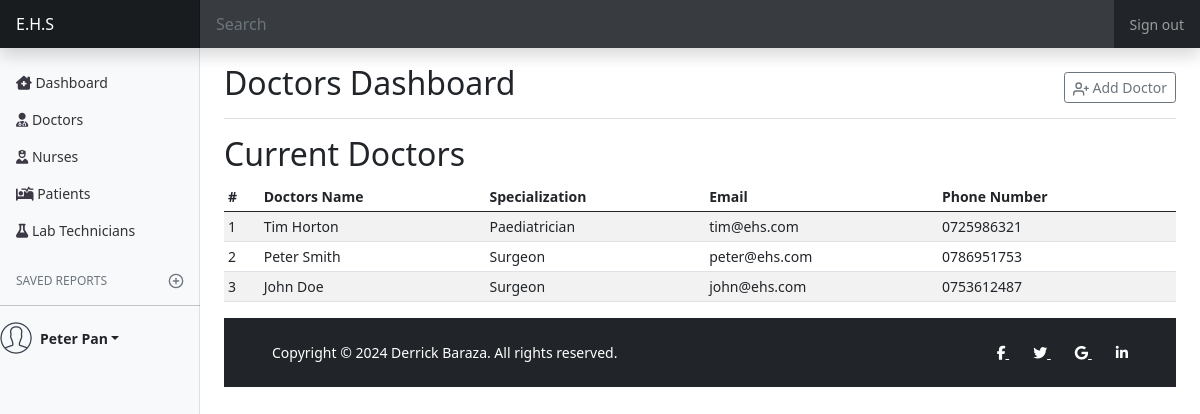
Screenshot of /admindashboard/doctors/index.php (signed in) with the database file from the repository.
### tables this page shows
CREATE TABLE IF NOT EXISTS `doctors` (
  `docID` int(11) NOT NULL AUTO_INCREMENT,
  `docName` varchar(50) NOT NULL,
  `type` varchar(50) NOT NULL,
  `phoneNo` int(50) NOT NULL,
  `email` varchar(50) NOT NULL,
  `password` varchar(128) NOT NULL,
  PRIMARY KEY (`docID`)
);

### includes/globvars.php (called while the page is built, shortened)
<?php
    $admin = "admin";
?>

### admindashboard/doctors/index.php (the view, shortened to what this page needs)
<?php
  include "../../includes/globvars.php";
  include "../../includes/dblink.php";
  if (isset($_SESSION['ID'])&&isset($_SESSION['Name'])&&isset($_SESSION['email'])&&$_SESSION['user']===$admin) {
    $sql = "SELECT `docID`, `docName`, `type`, `phoneNo`, `email` FROM `doctors`; ";
    $result = mysqli_query($mysqli, $sql);
?>
    <!doctype html>
    <html lang="en">
      <head>
        <link rel="stylesheet" href="https://cdn.jsdelivr.net/npm/bootstrap-icons@1.11.2/font/bootstrap-icons.min.css">
        <link href="../../css/bootstrap.min.css" rel="stylesheet">
        <link href="../../css/dashboard.css" rel="stylesheet">
      </head>
      <body>
      <header class="navbar navbar-dark sticky-top bg-dark flex-md-nowrap p-0 shadow">
        <a class="navbar-brand col-md-3 col-lg-2 me-0 px-3" href="#" id="home">E.H.S</a>
        <input class="form-control form-control-dark w-100" type="text" placeholder="Search" aria-label="Search">
        <div class="navbar-nav">
          <div class="nav-item text-nowrap">
            <a class="nav-link px-3" href="../validation/logout.php" id="signout">Sign out</a>
          </div>
        </div>
      </header>
      <div class="container-fluid">
        <div class="row">
          <?php @include("../includes/nav.php");?>
          <main class="col-md-9 ms-sm-auto col-lg-10 px-md-4">
            <div class="d-flex justify-content-between flex-wrap flex-md-nowrap align-items-center pt-3 pb-2 mb-3 border-bottom">
              <h1 class="h2">Doctors Dashboard</h1>
              <div class="btn-toolbar mb-2 mb-md-0">
                <button type="button" class="btn btn-sm btn-outline-secondary"  data-bs-toggle="modal" data-bs-target="#exampleModal">
                  <span data-feather="user-plus"></span>
                  Add Doctor
                </button>
              </div>
            </div>
            <h2>Current Doctors</h2>
            <div class="table-responsive">
        <table class="table table-striped table-sm">
          <thead>
            <tr>
              <th scope="col">#</th>
              <th scope="col">Doctors Name</th>
              <th scope="col">Specialization</th>
              <th scope="col">Email</th>
              <th scope="col">Phone Number</th>
            </tr>
          </thead>
          <tbody>
            <?php
              $i =1;
              foreach ($result as $res) {
                  $name=$res['docName'];
                  $specialization=$res['type'];
                  $email=$res['email'];
                  $number="0".$res['phoneNo'];
            ?>
            <tr>
              <td><?php echo $i;?></td>
              <td><?php echo $name;?></td>
              <td><?php echo $specialization;?></td>
              <td><?php echo $email;?></td>
              <td><?php echo $number;?></td>
            </tr>
            <?php
                $i++;
              }
            ?>
          </tbody>
        </table>
      </div>
            <?php @include("../../includes/copyright.php");?>
          </main>
        </div>
      </div>
      </body>
    </html>
<?php
  }else {
    header("Location: ../../validation/logout.php?message=Kindly log in");
  }
?>

### css/dashboard.css (style rules this page uses)
body { font-size: .875rem; }
.feather { width: 16px; height: 16px; vertical-align: text-bottom; }
.navbar-brand { padding-top: .75rem; padding-bottom: .75rem; font-size: 1rem; background-color: rgba(0, 0, 0, .25); box-shadow: inset -1px 0 0 rgba(0, 0, 0, .25); }
.navbar .form-control { padding: .75rem 1rem; border-width: 0; border-radius: 0; }
.form-control-dark { color: #fff; background-color: rgba(255, 255, 255, .1); border-color: rgba(255, 255, 255, .1); }

### rows the page displays
doctors: docName "Tim Horton", type "Paediatrician", email "tim@ehs.com", phoneNo "0725986321"
doctors: docName "Peter Smith", type "Surgeon", email "peter@ehs.com", phoneNo "0786951753"
doctors: docName "John Doe", type "Surgeon", email "john@ehs.com", phoneNo "0753612487"

### other values shown
$name "Peter Pan"
